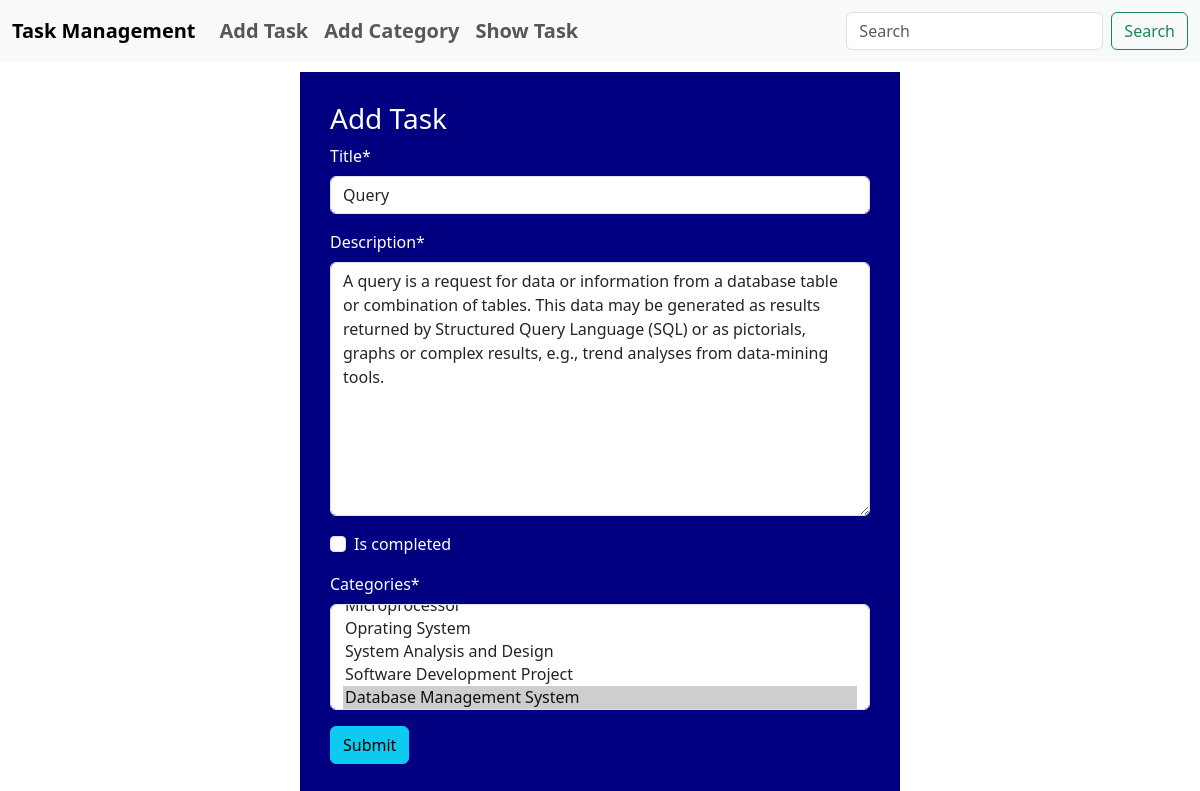
The app's page /task/edit_task/9 with its own data.
### task/models.py (models this page shows, shortened)
class Task(models.Model):
    title = models.CharField(max_length=50)
    description = models.TextField()
    is_completed = models.BooleanField(default=False)
    assigned_date = models.DateField(auto_now_add=True)
    categories = models.ManyToManyField(Category)

### task/views.py (the view)
# urls.py: path("edit_task/<int:id>", views.edit_task, name="edit_task"),
def edit_task(request, id):
    task = models.Task.objects.get(pk=id)
    task_form = forms.TaskForm(instance=task)
    if request.method == "POST":
        task_form = forms.TaskForm(request.POST, instance=task)
        if task_form.is_valid():
            task_form.save()
            return redirect("show_task")
    return render(request, "add_task.html", {"form": task_form})

### task/forms.py
class TaskForm(forms.ModelForm):
    class Meta:
        model = Task
        fields = "__all__"

### category/models.py (called while the page is built)
    def __str__(self):
        return self.name

### task/templates/add_task.html
{% extends 'base.html' %} {% load crispy_forms_tags %}{% block content%}
<form
  action=""
  style="
    width: 50%;
    margin: auto;
    padding: 30px;
    margin-top: 10px;
    background-color: navy;
    color: white;
  "
  method="post"
>
  <h3>Add Task</h3>
  {% csrf_token %} {{form | crispy }}
  <button class="btn btn-info">Submit</button>
</form>
{% endblock %}

### records on screen
Task: title "Query", description "A query is a request for data or information from a database table or combination of tables. This data may be generated as results returned by Structured Query Language (SQL) or as pictorials, graphs or complex results, e.g., trend analyses from data-mining tools."
